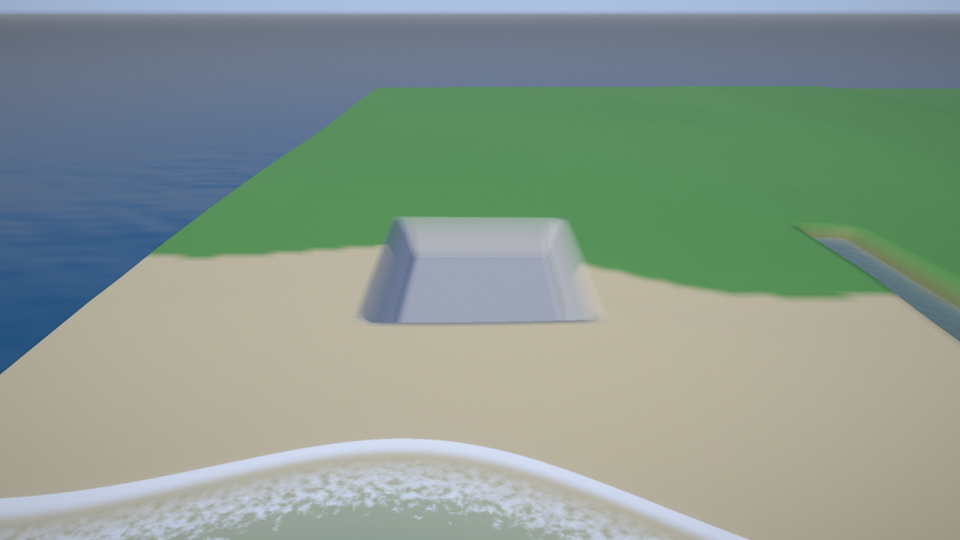
#> input picture docs/review/mvp/oc-39/noon_drydock.png, 960 x 540 px, given in place of beach_low.png, which was not available
$ python sea_proof.py
#> lines starting #> are read from the running program, lines starting #| are printed output that depends on the picture; pictures that were not available may be replaced by others from this repository, and a replacement may not be noted
#> in sheet, `im = Image.new("RGB", (1280, 360 * len(rows)))`: im: PIL image 1280x1080 RGB; every value is 0
#!/usr/bin/env python3
"""sea_proof.py <build/lab> <out dir> - the review pictures of the sea from the lab's shots (sea_lab.ludic, scenes sea, sea_dusk,
sea_old): the six coast bookmarks at noon and at dusk side by side (two sheets), the old plane against the sea (one sheet), and the
single views at half size. Run after the four scenes (lab/sea_check.py's input)."""
import os
import sys

from PIL import Image, ImageDraw

LAB = sys.argv[1] if len(sys.argv) > 1 else "build/lab"
OUT = sys.argv[2] if len(sys.argv) > 2 else "."
os.makedirs(OUT, exist_ok=True)


def shot(scene, name):
#> called with scene = 'sea', name = 'beach_low'
    return Image.open(os.path.join(LAB, scene, name + ".png")).convert("RGB")
#> returned value is the input picture: PIL image 960x540 RGB; mean R, G, B 136.1, 152, 140.8


def sheet(rows, left, right, label, path):
    """rows: bookmark names; left/right: the scenes; a 640 x 360 half each, a black label on the left one"""
    im = Image.new("RGB", (1280, 360 * len(rows)))
    for i, name in enumerate(rows):
        for j, scene in enumerate((left, right)):
            im.paste(shot(scene, name).resize((640, 360), Image.LANCZOS), (640 * j, 360 * i))
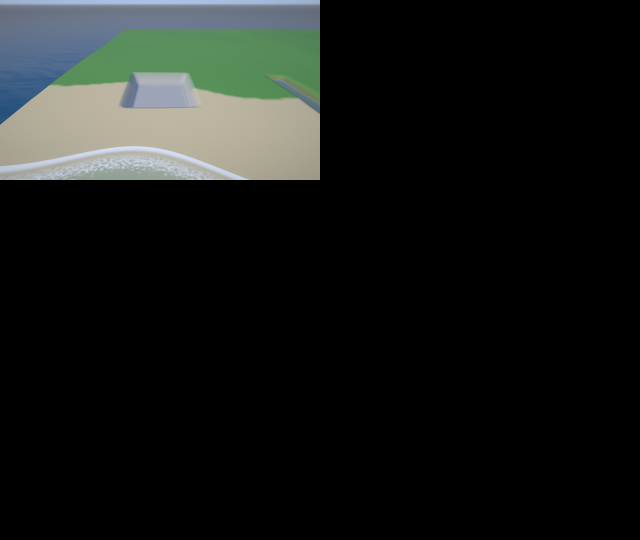
#> im: PIL image 1280x1080 RGB (shown at 1/2 size); mean R, G, B 22.7, 25.3, 23.5
        d = ImageDraw.Draw(im)
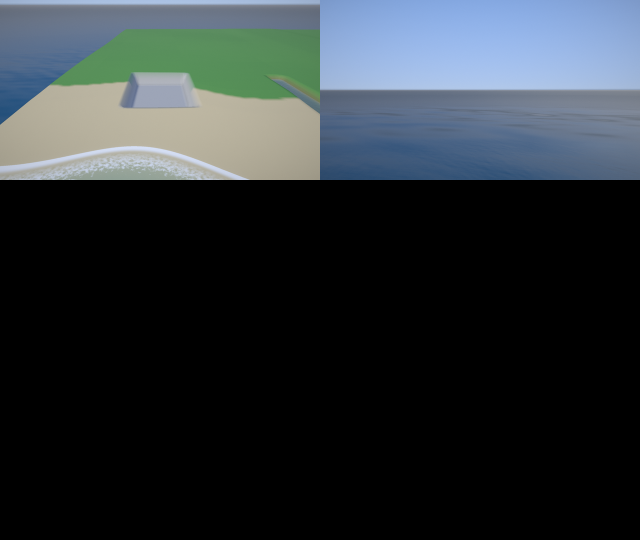
#> im: PIL image 1280x1080 RGB (shown at 1/2 size); mean R, G, B 42.5, 49.2, 53.4
        text = f"{name} {label}"
        d.rectangle((0, 360 * i, 8 * len(text) + 8, 360 * i + 16), fill=(0, 0, 0))
        d.text((4, 360 * i + 2), text, fill=(255, 255, 255))
#> pass 2 of the loop in sheet, `for i, name in enumerate(rows):`:
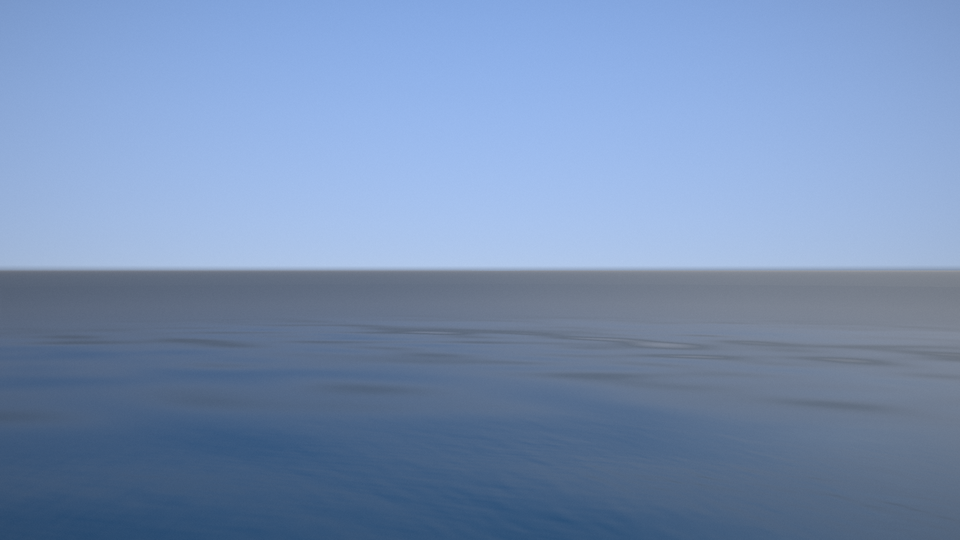
#> input picture docs/review/mvp/oc-39/noon_horizon.png, 960 x 540 px, given in place of beach_high.png, which was not available
#> in shot, returned value is the input picture: PIL image 960x540 RGB; mean R, G, B 118.9, 143, 179.5
#> in sheet, `im.paste(shot(scene, name).resize((640, 360), Image.LANCZOS), (640 * j..`:
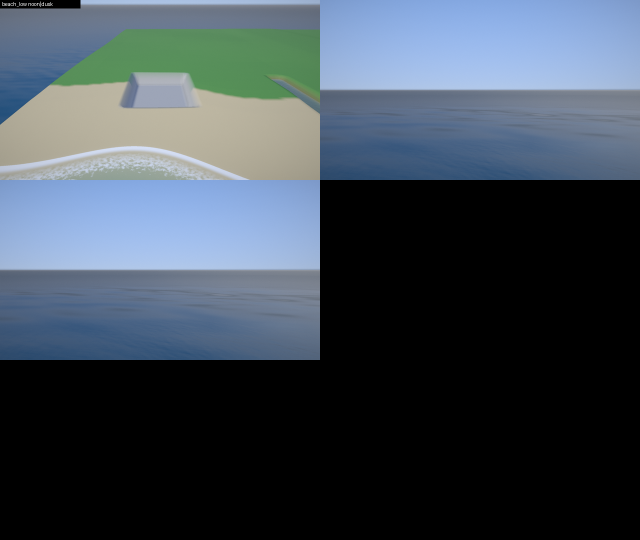
#> im: PIL image 1280x1080 RGB (shown at 1/2 size); mean R, G, B 62.1, 72.8, 83
    im.save(os.path.join(OUT, path))


#> (the run stopped early here; a loop or call above may not have finished)
